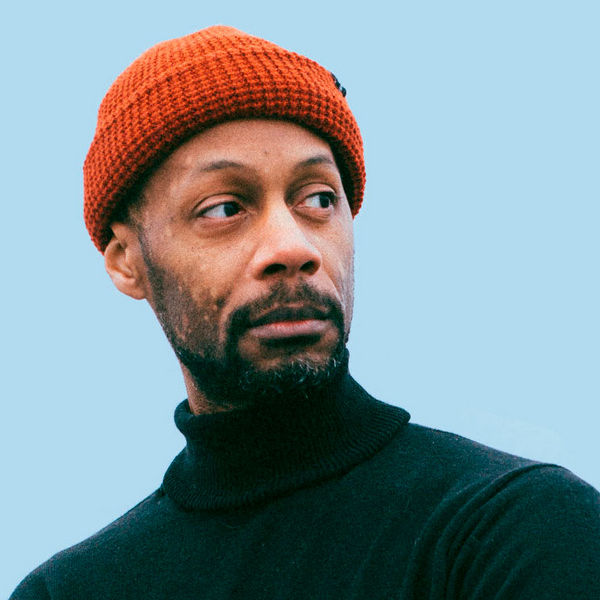
#> input picture Experiment 5/image.jpg, 600 x 600 px
$ python Experiment5.py
#> lines starting #> are read from the running program, lines starting #| are printed output that depends on the picture; after the words box and inside, x2 and y2 are one past the last pixel; in counts of white or black regions, pixels touching at a corner belong together
# EXPERIMENT 5 - IMAGE SEGMENTATION
# Save all results in "output_segmentation" folder

import cv2
import numpy as np
import matplotlib.pyplot as plt
import os

# Create output folder
output_folder = "output_segmentation"
os.makedirs(output_folder, exist_ok=True)

# -------------------------
# Load Image
# -------------------------
img_color = cv2.imread('image.jpg')
#> img_color is the input picture: shape (600, 600, 3); mean B, G, R 150.3, 145.5, 128.6
img_gray = cv2.imread('image.jpg', cv2.IMREAD_GRAYSCALE)
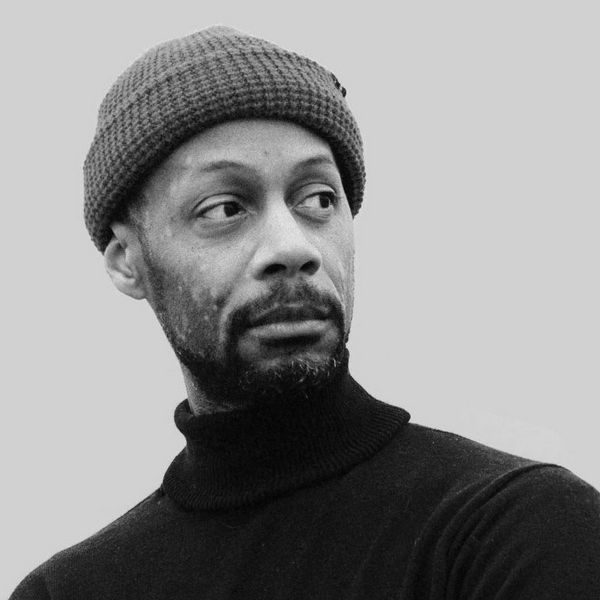
#> img_gray: shape (600, 600); min 0, max 235, mean 140.9

# =========================================================
# 1. Threshold-Based Segmentation (Binary Segmentation)
# =========================================================
_, thresh = cv2.threshold(img_gray, 127, 255, cv2.THRESH_BINARY)
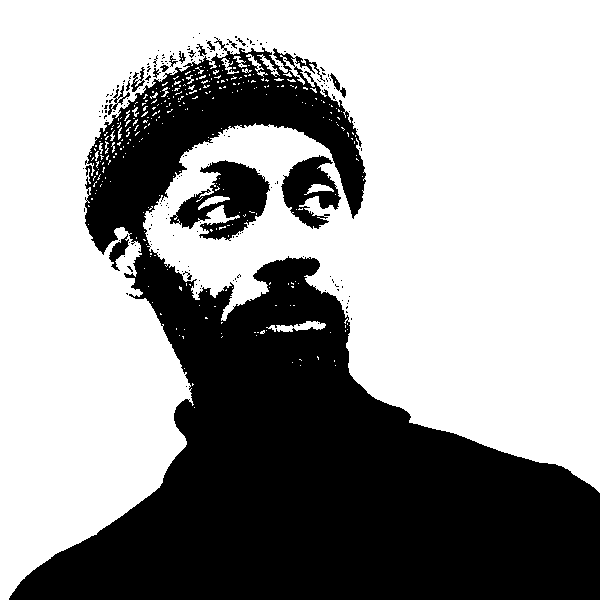
#> thresh: shape (600, 600); 61.6% white; 189 black regions (171 under 20 px), largest, box (x1, y1, x2, y2) and area: (9, 37, 600, 600) 130477, (170, 160, 270, 241) 4009, (281, 155, 341, 229) 2329
cv2.imwrite(os.path.join(output_folder, "binary_segmentation.jpg"), thresh)

plt.imshow(thresh, cmap='gray')
plt.title('Binary Segmentation')
plt.axis('off')
plt.show()

# =========================================================
# 2. Otsu’s Thresholding (Automatic Threshold Selection)
# =========================================================
_, otsu_thresh = cv2.threshold(img_gray, 0, 255, cv2.THRESH_BINARY + cv2.THRESH_OTSU)
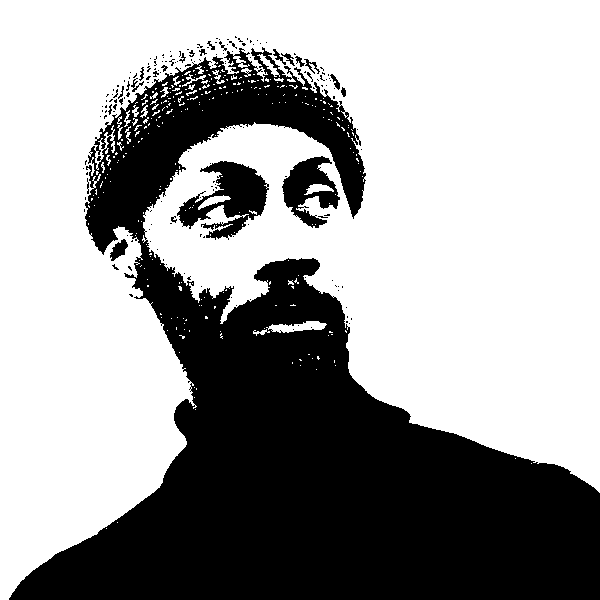
#> otsu_thresh: shape (600, 600); 62.5% white; 179 black regions (155 under 20 px), largest, box (x1, y1, x2, y2) and area: (9, 47, 600, 600) 128016, (177, 161, 269, 240) 3462, (282, 156, 340, 228) 2109
cv2.imwrite(os.path.join(output_folder, "otsu_segmentation.jpg"), otsu_thresh)

plt.imshow(otsu_thresh, cmap='gray')
plt.title("Otsu's Segmentation")
plt.axis('off')
plt.show()

# =========================================================
# 3. K-means Clustering for Color-Based Segmentation
# =========================================================
Z = img_color.reshape((-1, 3))  # Flatten image
Z = np.float32(Z)

# Define criteria and apply KMeans
criteria = (cv2.TERM_CRITERIA_EPS + cv2.TERM_CRITERIA_MAX_ITER, 10, 1.0)
K = 3  # number of clusters
_, labels, centers = cv2.kmeans(Z, K, None, criteria, 10, cv2.KMEANS_RANDOM_CENTERS)
#> centers = [[77.38, 103.9, 188.4], [31.52, 37.63, 12.84], [237.5, 218.3, 179.1]]

# Convert back
centers = np.uint8(centers)
#> centers = [[77, 103, 188], [31, 37, 12], [237, 218, 179]]
segmented_data = centers[labels.flatten()]
segmented_image = segmented_data.reshape((img_color.shape))

cv2.imwrite(os.path.join(output_folder, "kmeans_segmentation.jpg"), segmented_image)

plt.imshow(cv2.cvtColor(segmented_image, cv2.COLOR_BGR2RGB))
plt.title('K-Means Segmentation')
plt.axis('off')
plt.show()

# =========================================================
# 4. Watershed Algorithm (Marker-Based Segmentation)
# =========================================================
gray = cv2.cvtColor(img_color, cv2.COLOR_BGR2GRAY)
_, binary = cv2.threshold(gray, 0, 255, cv2.THRESH_BINARY_INV + cv2.THRESH_OTSU)
#> binary: shape (600, 600); 37.6% white; 178 white regions (155 under 20 px), largest, box (x1, y1, x2, y2) and area: (9, 41, 600, 600) 128393, (177, 161, 269, 240) 3529, (282, 156, 340, 228) 2128

# Remove noise
kernel = np.ones((3, 3), np.uint8)
opening = cv2.morphologyEx(binary, cv2.MORPH_OPEN, kernel, iterations=2)
#> opening: shape (600, 600); 35.5% white; 28 white regions, largest, box (x1, y1, x2, y2) and area: (10, 243, 600, 600) 106452, (86, 80, 364, 251) 15746, (206, 162, 267, 217) 2162

# Background
sure_bg = cv2.dilate(opening, kernel, iterations=3)
#> sure_bg: shape (600, 600); 39.3% white; 7 white regions, largest, box (x1, y1, x2, y2) and area: (7, 69, 600, 600) 136452, (203, 159, 270, 241) 3591, (177, 196, 214, 229) 915

# Foreground
dist_transform = cv2.distanceTransform(opening, cv2.DIST_L2, 5)
_, sure_fg = cv2.threshold(dist_transform, 0.7 * dist_transform.max(), 255, 0)
#> sure_fg: shape (600, 600) float32; 2.8% white; 1 white region, box (x1, y1, x2, y2) and area: (239, 516, 513, 600) 9990

# Unknown region
sure_fg = np.uint8(sure_fg)
unknown = cv2.subtract(sure_bg, sure_fg)
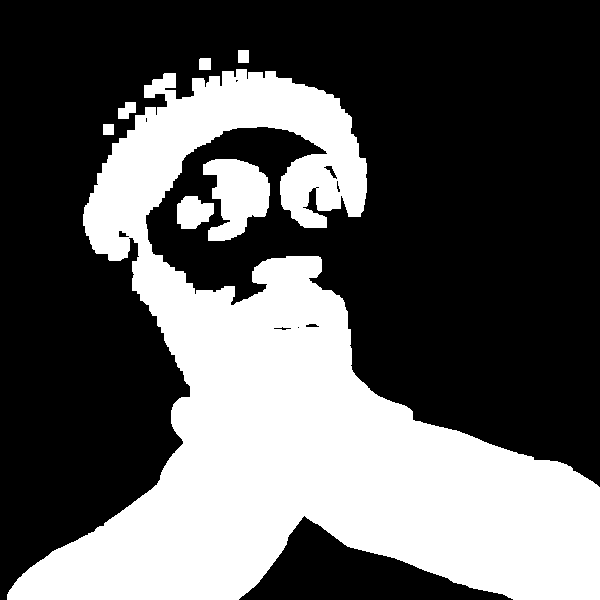
#> unknown: shape (600, 600); 36.6% white; 7 white regions, largest, box (x1, y1, x2, y2) and area: (7, 69, 600, 600) 126462, (203, 159, 270, 241) 3591, (177, 196, 214, 229) 915

# Marker labeling
_, markers = cv2.connectedComponents(sure_fg)
markers = markers + 1
markers[unknown == 255] = 0
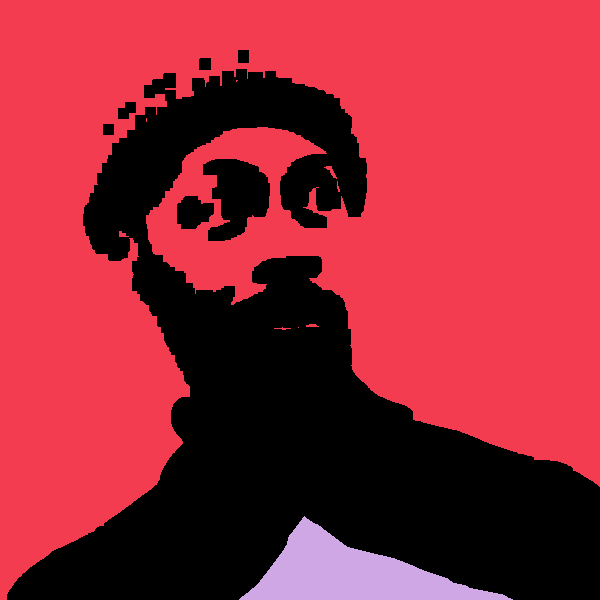
#> markers: shape (600, 600) int32; 3 distinct labels, from 0 to 2; one colour per label, 0 black

# Apply watershed
markers = cv2.watershed(img_color, markers)
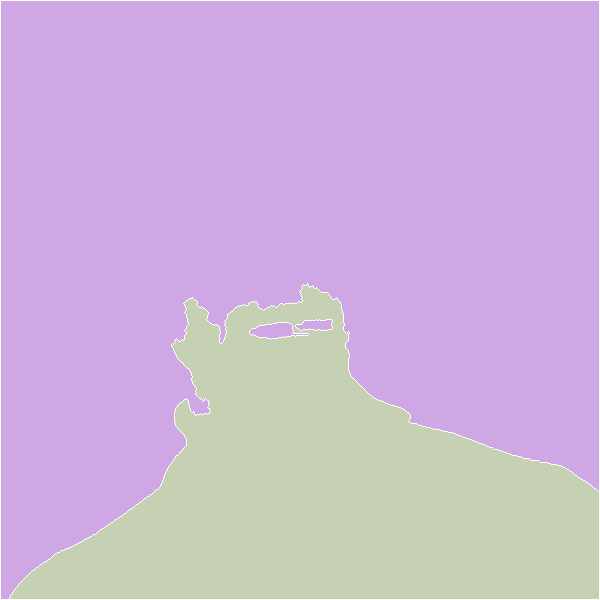
#> markers: shape (600, 600) int32; 3 distinct labels, from -1 to 2; one colour per label, 0 black, -1 white
img_color[markers == -1] = [255, 0, 0]  # Mark boundaries in red
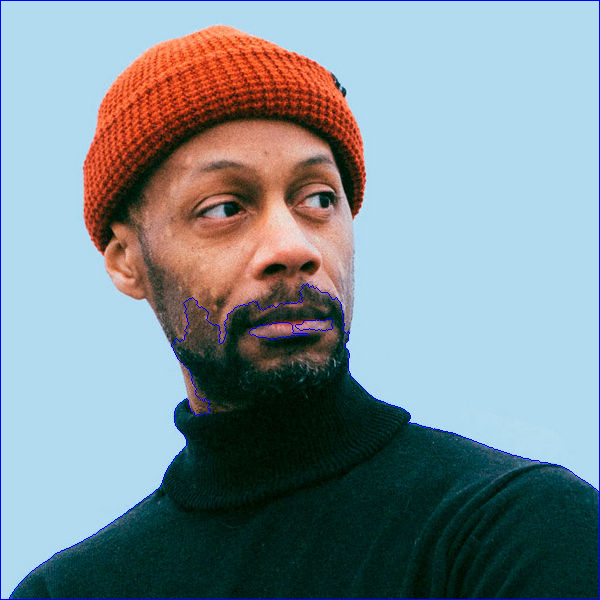
#> img_color: shape (600, 600, 3); 1% of pixels changed, all inside (x1, y1, x2, y2) = (0, 0, 600, 600)

cv2.imwrite(os.path.join(output_folder, "watershed_segmentation.jpg"), img_color)

plt.imshow(cv2.cvtColor(img_color, cv2.COLOR_BGR2RGB))
plt.title('Watershed Segmentation')
plt.axis('off')
plt.show()

print(f"✅ All segmentation results saved in: {output_folder}")
